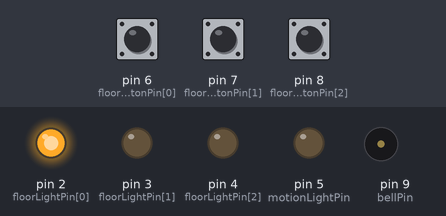
This sketch was run on a simulated Arduino Uno, built with avr-gcc and run on an emulated ATmega328P. On the bench: output pins drawn as LEDs (lit = HIGH), buzzer (waves = sounding). Dashed ring = blinking. The test bench sets the inputs (shaded band); at power-on: pin 7 (floorButtonPin[1]) HIGH, pin 6 (floorButtonPin[0]) HIGH, pin 8 (floorButtonPin[2]) HIGH.

Above: at 1.2 s.
1.3 s: pin 7 (floorButtonPin[1]) pulled LOW for 0.15 s
At 2.0 s:
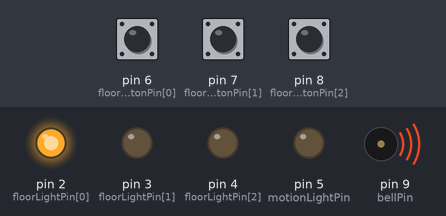
4.4 s: pin 6 (floorButtonPin[0]) pulled LOW for 3.2 s
At 7.3 s:
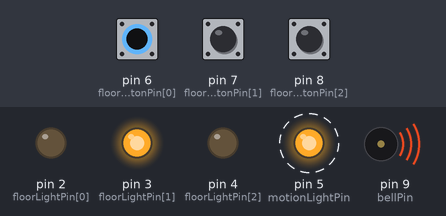
9.1 s: pin 8 (floorButtonPin[2]) pulled LOW for 1 s
At 11.7 s:
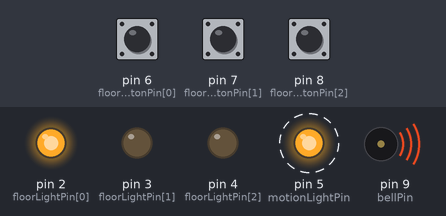
13.1 s: pin 6 (floorButtonPin[0]) driven LOW and pin 7 (floorButtonPin[1]) driven LOW
16.1 s: pin 6 (floorButtonPin[0]) driven HIGH
19.1 s: pin 6 (floorButtonPin[0]) driven LOW
At 24.39 s:
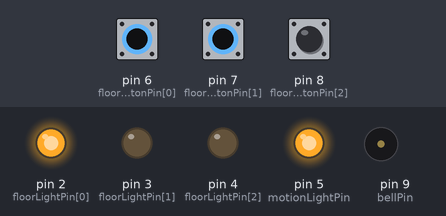
Timing chart, 0 to 26.1 s (numbered marks = the images above; inputs shaded):
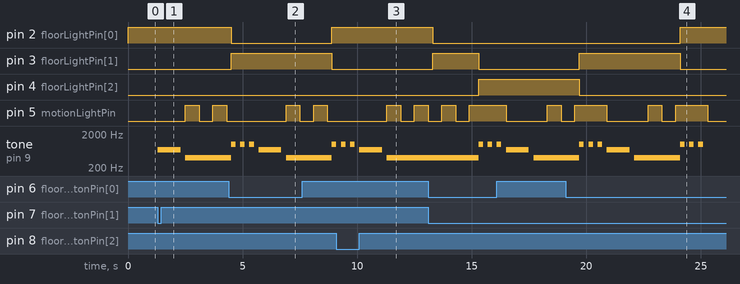

The sketch:

Homework__2___Elevator_simulator.ino
```cpp
const int floorLightPin[] = {2, 3, 4};
const int motionLightPin = 5;
const int floorButtonPin[] = {6, 7, 8};
const int bellPin = 9;

int currentFloor = 1;
int destinationFloor = 1;
bool moving = false;
bool doorsClosed = true;
bool stationaryElevator = false;
const bool movingState = true;
const bool stationaryState = false;

bool motionLightState = LOW;

unsigned long lastButtonPressTime = 0;
const unsigned long debounceDelay = 100;
unsigned long previousMillis = 0;
const long floorChangeInterval = 2000;
const long motionLightBlinkInterval = 600;
unsigned long previousMotionLightMillis = 0;
const unsigned long movingFrequency = 400;
const unsigned long closingDoorsFrequency = 700;
const unsigned long arriveFrequency = 1000;
const unsigned long closingSoundDelayTime = 200;
const unsigned long soundDuration = 200;
const unsigned long pauseDuration = 200;
const unsigned long doorsClosingDuration = 200;
const unsigned long doorsSoundDuration = 1000;


void setup() {
  /*initializes the pin mode for controlling floor lights,
  floor call buttons, the motion light and the bell for the elevator and
  also initiates the initial state of the current floor (which is 1) indicator light
  by calling updateFloorLight */
  for (int i = 0; i < 3; i++) {
    pinMode(floorLightPin[i], OUTPUT);
    pinMode(floorButtonPin[i], INPUT_PULLUP);
  }
  pinMode(motionLightPin, OUTPUT);
  pinMode(bellPin, OUTPUT);
  updateFloorLight(currentFloor);
}


void loop() {
  /* loop monitors button presses for different floors and controls the elevator's behavior,
  including opening and closing the doors, moving between the floors and updating the
  floor lights based on the elevator's current state*/
  unsigned long currentMillis = millis();
  for (int i = 0; i < 3; i++) {
    if (digitalRead(floorButtonPin[i]) == LOW && (currentMillis - lastButtonPressTime) > debounceDelay) {
      lastButtonPressTime = currentMillis;
      if (i + 1 != currentFloor && doorsClosed) { //checks if the elevator is not on the selected floor and if the doors are closed
        doorsClosingSound();
        unsigned long closingSoundStartTime = millis();
        while (millis() - closingSoundStartTime < closingSoundDelayTime) {
          continue;
        }
        destinationFloor = i + 1;
        if(!moving){
        moveElevator();
      }
     }
    }
   }
  if (moving) {
    if (currentFloor == destinationFloor) {
      stopElevator();
    } else {
      buzz(movingFrequency);
      updateFloorLight(currentFloor);
      stationaryElevator = movingState;
      motionLightBlink();
    }
  } else {
    digitalWrite(motionLightPin, LOW);
    if (stationaryElevator) {
      updateFloorLight(currentFloor);
    }
  }
}


/*this function is the one that controls the movement of the elevator between floors,
updates the floor indicator lights, sounds the bell while in motion and stops the
elevator at the selected floor.*/
void moveElevator() {
  moving = movingState;
  doorsClosed = false;
  digitalWrite(motionLightPin, HIGH);
  digitalWrite(floorLightPin[currentFloor - 1], LOW);

  unsigned long previousMillis = millis();

  while (currentFloor != destinationFloor) {
    unsigned long currentMillis = millis();
    if (currentFloor < destinationFloor && (currentMillis - previousMillis) >= floorChangeInterval) {
      currentFloor++;
      previousMillis = currentMillis;
    } else if (currentFloor > destinationFloor && (currentMillis - previousMillis) >= floorChangeInterval) {
      currentFloor--;
      previousMillis = currentMillis;
    }
    updateFloorLight(currentFloor);
    buzz(movingFrequency);
    motionLightBlink();
  }
  beep(arriveFrequency);
  stopElevator();
}


void stopElevator() {
  /* this function stops the elevator, closing its doors. it updates the state variables
  and turns on the floor light for the destination floor*/
  digitalWrite(motionLightPin, LOW);
  moving = stationaryState;
  doorsClosed = !doorsClosed;
  destinationFloor = currentFloor;
  stationaryElevator = movingState;
  digitalWrite(floorLightPin[currentFloor - 1], HIGH);
}

void updateFloorLight(int floor) {
  /*updates the floor light depending on the situation*/
  for (int i = 0; i < 3; i++) {
    if (i == floor - 1) {
      digitalWrite(floorLightPin[i], HIGH);
    } else {
      digitalWrite(floorLightPin[i], LOW);
    }
  }
}


void buzz(int frequency) {
  tone(bellPin, frequency);
}


void beep(int frequency) {
  int numberOfBeeps = 3;
  for (int i = 0; i < numberOfBeeps; i++) {
    unsigned long currentMillis = millis();
    unsigned long soundStartTime = currentMillis;
    buzz(frequency);
    while (currentMillis - soundStartTime < soundDuration) {
      currentMillis = millis();
    }
    noTone(bellPin);
    soundStartTime = currentMillis;
    while (currentMillis - soundStartTime < pauseDuration) {
      currentMillis = millis();
    }
  }
}


void doorsClosingSound() {
  /*plays a short sound while the doors of the elevators are closing*/
  unsigned long startTime = 0;
  buzz(closingDoorsFrequency);
  startTime = millis();
  while (millis() - startTime < doorsSoundDuration) {
    continue;
  }
  noTone(bellPin);
}


void motionLightBlink() {
  /* makes a LED blink while the elevator is moving */
  unsigned long currentMillis = millis();
  if (currentMillis - previousMotionLightMillis >= motionLightBlinkInterval) {
    previousMotionLightMillis = currentMillis;
    motionLightState = (motionLightState == LOW) ? HIGH : LOW;
    digitalWrite(motionLightPin, motionLightState);
  }
}
```

Measured:
- after the input at 1.3 s, pin 5 (motionLightPin): alternates HIGH for 0.60 s and LOW for 0.60 s, starting after 1.2 s; tone on pin 9 (bellPin): silent → 700 Hz at once, → silent 1.0 s later, → 400 Hz 0.20 s later
- after the input at 4.4 s, pin 5 (motionLightPin): alternates HIGH for 0.60 s and LOW for 0.60 s, starting after 2.5 s
- after the input at 9.1 s, pin 5 (motionLightPin): alternates HIGH for 0.60 s and LOW for 0.60 s, starting after 2.2 s
- after the input at 19.1 s, pin 2 (floorLightPin[0]): LOW → HIGH after 5.0 s
